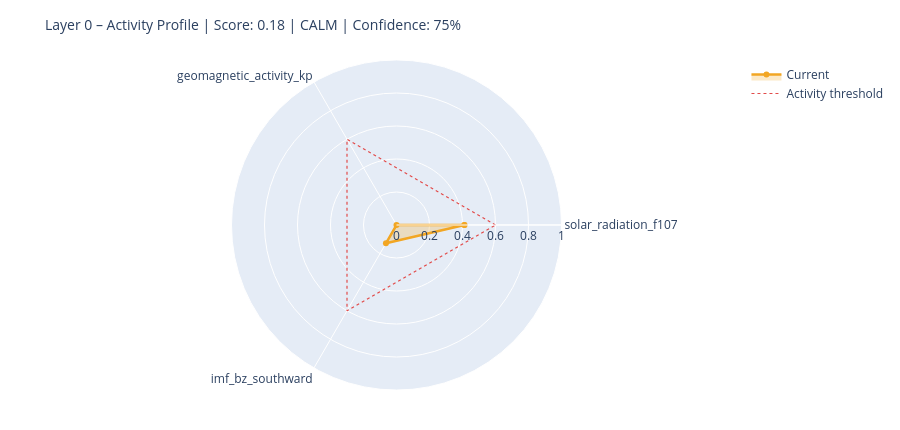

Notebook source saved alongside this figure:
### Markdown cell above
---
## 6. State Assessment & Handoff to Layer 1

### Code cell
# ============================================================
# STEP 1 – Collect raw values with source modes
# Mode: 'primary' | 'fallback_3h' | 'last_valid' | 'missing'
# ============================================================

def safe_last(df, col):
    if df is None or col not in df.columns: return None
    s = df[col].dropna()
    return float(s.iloc[-1]) if not s.empty else None

f107_now = safe_last(df_f107, 'f10.7')
bz_now   = safe_last(df_mag,  'bz_gsm')
kp_now   = safe_last(df_kp,   'kp')
sw_now   = safe_last(df_sw,   'speed')

source_modes = {
    'F10.7':    'primary'  if f107_now is not None else 'missing',
    'Kp':       'primary'  if kp_now   is not None else 'missing',
    'IMF_Bz':   'primary'  if bz_now   is not None else 'missing',
    'SW_speed': 'primary'  if sw_now   is not None else 'missing',
}

# Kp Fallback – 3h endpoint
if kp_now is None:
    try:
        r = requests.get(
            'https://services.swpc.noaa.gov/json/noaa-planetary-k-index.json',
            timeout=10)
        r.raise_for_status()
        fb = pd.DataFrame(r.json())
        tc = next((c for c in fb.columns if 'time' in c.lower()), fb.columns[0])
        kc = next((c for c in fb.columns if 'kp' in c.lower() and c != tc), None)
        if kc:
            fb[kc] = fb[kc].astype(str).str.extract(r'([0-9]+(?:\.[0-9]*)?)')[0]
            fb[kc] = pd.to_numeric(fb[kc], errors='coerce')
            fb = fb[fb[kc] >= 0].dropna(subset=[kc])
            if not fb.empty:
                kp_now = float(fb[kc].iloc[-1])
                source_modes['Kp'] = 'fallback_3h'
                print(f'  Kp fallback (3h): {kp_now:.1f}')
    except Exception as e:
        print(f'  Kp fallback failed: {e}')

# Solar Wind Fallback – last valid value
if sw_now is None and df_sw is not None and 'speed' in df_sw.columns:
    s = df_sw['speed'].dropna()
    if not s.empty:
        sw_now = float(s.iloc[-1])
        source_modes['SW_speed'] = 'last_valid'
        print(f'  SW fallback (last_valid): {sw_now:.0f} km/s')

print()
print('Source modes:', source_modes)

# ============================================================
# STEP 2 – Score from available components only
# ============================================================

def norm(v, lo, hi):
    if v is None: return None
    return max(0.0, min(1.0, (v - lo) / (hi - lo)))

COMPONENTS = {
    'solar_radiation_f107':    (f107_now, norm(f107_now, 60, 250)),
    'geomagnetic_activity_kp': (kp_now,   norm(kp_now,   0,   9)),
    'imf_bz_southward':        (bz_now,   norm(-(bz_now or 0) if bz_now else None, -5, 30)
                                           if bz_now is not None else None),
    'solar_wind_speed':        (sw_now,   norm(sw_now, 300, 800)),
}

available   = {k: v[1] for k, v in COMPONENTS.items() if v[1] is not None}
unavailable = [k for k, v in COMPONENTS.items() if v[1] is None]

layer0_score = round(sum(available.values()) / len(available), 4) if available else None
confidence   = round(len(available) / len(COMPONENTS), 2)

level = ('unknown'  if layer0_score is None
         else 'calm'     if layer0_score < 0.3
         else 'moderate' if layer0_score < 0.6
         else 'active')

# ============================================================
# STEP 3 – Dominant Driver
# ============================================================

def dominant_driver(kp, f107, bz, sw):
    candidates = []
    if kp   is not None and kp   >= 4:   candidates.append(('geomagnetic',    kp / 9))
    if sw   is not None and sw   >= 500:  candidates.append(('solar_wind',     sw / 800))
    if bz   is not None and bz   <= -5:   candidates.append(('imf_southward',  abs(bz) / 30))
    if f107 is not None and f107 >= 150:  candidates.append(('solar_radiation',f107 / 250))
    return max(candidates, key=lambda x: x[1])[0] if candidates else 'none'

driver = dominant_driver(kp_now, f107_now, bz_now, sw_now)

# ============================================================
# STEP 4 – Downstream expectations
# ============================================================

def downstream_expectation(driver, score, kp, bz, f107):
    exp = {
        'magnetosphere':        'calm',
        'ionosphere':           'calm',
        'schumann_resonance':   'unchanged',
        'lithosphere_currents': 'low',
    }
    if driver == 'geomagnetic' or (kp and kp >= 5):
        exp['magnetosphere']        = 'compressed / storm'
        exp['ionosphere']           = 'elevated disturbance (TEC variability)'
        exp['schumann_resonance']   = 'elevated amplitude possible'
        exp['lithosphere_currents'] = 'elevated induction currents'
    elif driver == 'imf_southward' or (bz and bz <= -5):
        exp['magnetosphere']        = 'energy coupling active'
        exp['ionosphere']           = 'elevated electron density possible'
        exp['schumann_resonance']   = 'slight modulation possible'
    elif driver == 'solar_radiation' or (f107 and f107 >= 150):
        exp['ionosphere']           = 'elevated ionization (F-layer)'
        exp['schumann_resonance']   = 'slightly elevated background activity'
    return exp

downstream = downstream_expectation(driver, layer0_score, kp_now, bz_now, f107_now)

# ============================================================
# CONSOLE OUTPUT
# ============================================================

W = 58
print('=' * W)
print('LAYER 0 – STATE ASSESSMENT')
print('=' * W)
for name, (raw_v, score_v) in COMPONENTS.items():
    if score_v is not None:
        bar = '█' * int(score_v * 20) + '░' * (20 - int(score_v * 20))
        print(f'  {name:<35}  {bar}  {score_v:.2f}')
    else:
        print(f'  {name:<35}  {"─" * 20}  n/a')
print('-' * W)
print(f'  Score ({len(available)}/{len(COMPONENTS)} components):  {layer0_score:.3f}')
print(f'  Confidence:         {confidence:.0%}')
print(f'  Level:              {level.upper()}')
print(f'  Dominant Driver:    {driver}')

# Radar chart
cats = list(available.keys())
vals = list(available.values())
if len(cats) >= 3:
    fig = go.Figure()
    fig.add_trace(go.Scatterpolar(
        r=vals + [vals[0]], theta=cats + [cats[0]],
        fill='toself', fillcolor='rgba(242,166,35,0.25)',
        line=dict(color='#F2A623', width=2.5), name='Current'
    ))
    fig.add_trace(go.Scatterpolar(
        r=[0.6] * (len(cats) + 1), theta=cats + [cats[0]],
        line=dict(color='#E24B4A', dash='dot', width=1.2),
        mode='lines', name='Activity threshold'
    ))
    fig.update_layout(
        title=dict(text=f'Layer 0 – Activity Profile | Score: {layer0_score:.2f} | {level.upper()} | Confidence: {confidence:.0%}',
                   font=dict(size=14)),
        polar=dict(radialaxis=dict(visible=True, range=[0, 1])),
        height=430, showlegend=True,
        margin=dict(l=60, r=60, t=60, b=40)
    )
    fig.show()

### Figure 1 — Plotly figure (JSON) as saved in the notebook; plotly's stock layout.template omitted (floating-point values rounded to 4 significant figures)
{"data": [{"fill": "toself", "fillcolor": "rgba(242,166,35,0.25)", "line": {"color": "#F2A623", "width": 2.5}, "name": "Current", "r": [0.4116, 0.0, 0.128, 0.4116], "theta": ["solar_radiation_f107", "geomagnetic_activity_kp", "imf_bz_southward", "solar_radiation_f107"], "type": "scatterpolar"}, {"line": {"color": "#E24B4A", "dash": "dot", "width": 1.2}, "mode": "lines", "name": "Activity threshold", "r": [0.6, 0.6, 0.6, 0.6], "theta": ["solar_radiation_f107", "geomagnetic_activity_kp", "imf_bz_southward", "solar_radiation_f107"], "type": "scatterpolar"}], "layout": {"height": 430, "margin": {"b": 40, "l": 60, "r": 60, "t": 60}, "polar": {"radialaxis": {"range": [0, 1], "visible": true}}, "showlegend": true, "title": {"font": {"size": 14}, "text": "Layer 0 – Activity Profile | Score: 0.18 | CALM | Confidence: 75%"}}}
